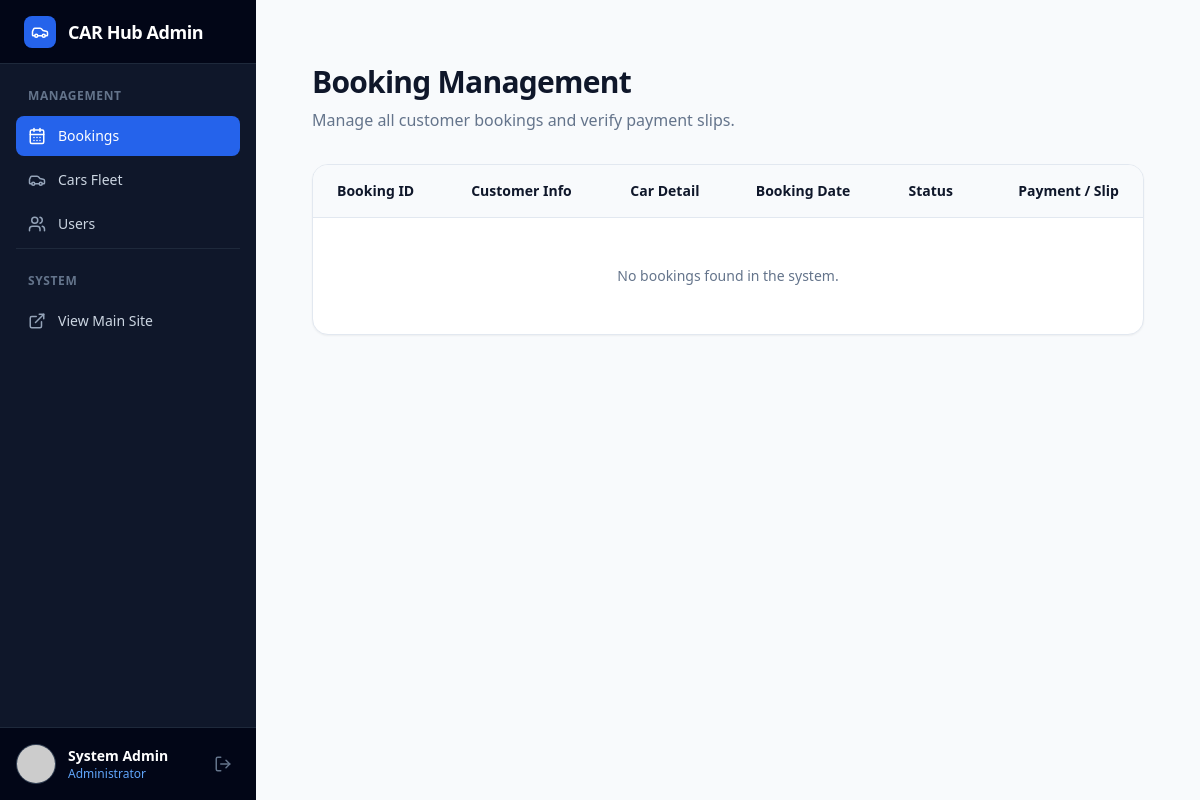
Page /admin/bookings (signed in) on the earlier database version.
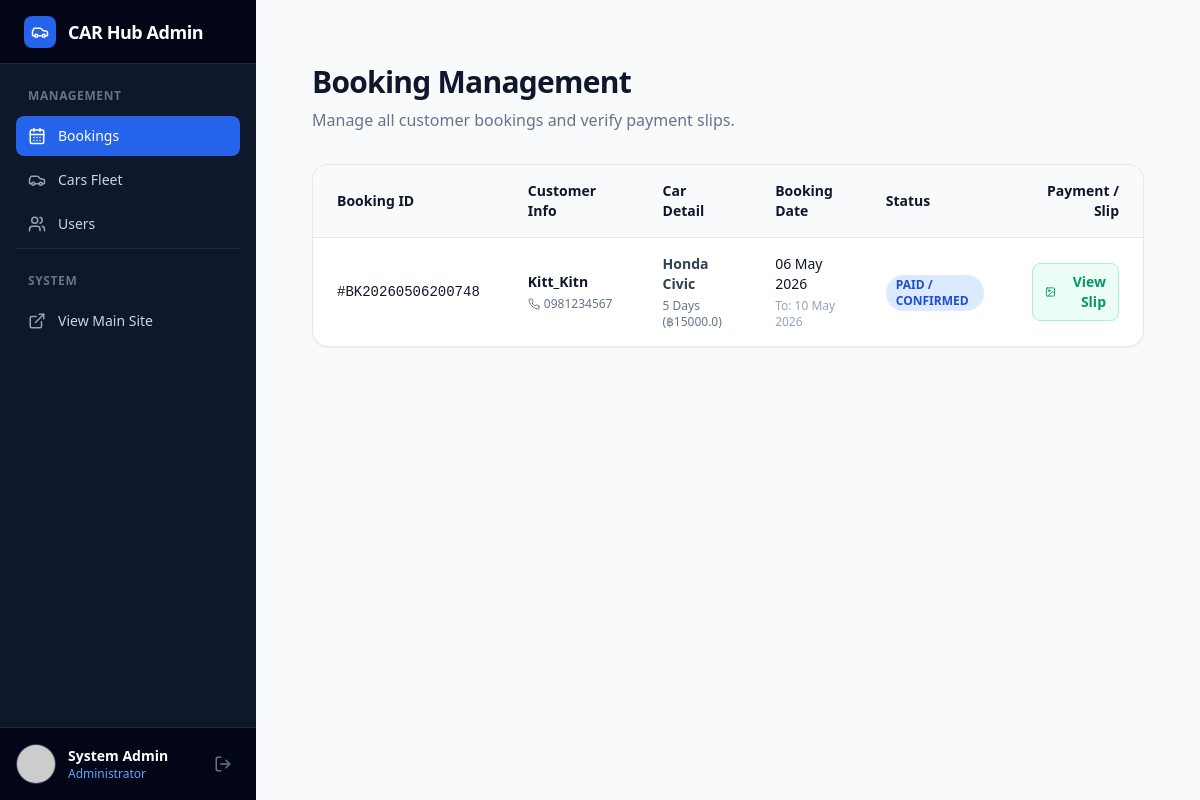
Same page on the later database version.
### models.py (models this page shows)
class Booking(Base):
    __tablename__ = "bookings"
    id = Column(Integer, primary_key=True, index=True)
    booking_no = Column(String(50), unique=True)
    booking_date = Column(DateTime, default=datetime.now)
    start_date = Column(DateTime, nullable=False)
    end_date = Column(DateTime, nullable=False)
    total_days = Column(Integer)
    amount_total = Column(Float)
    state = Column(String(50), default="pending")
    user_id = Column(Integer, ForeignKey("users.id"))
    product_id = Column(Integer, ForeignKey("products.id"))
    user = relationship("User", back_populates="bookings")
    product = relationship("Product", back_populates="bookings")
    payment = relationship("Payment", back_populates="booking", uselist=False)

class User(Base):
    __tablename__ = "users"
    id = Column(Integer, primary_key=True, index=True)
    fullname = Column(String(200), nullable=False)
    email = Column(String(100), unique=True, index=True)
    phone = Column(String(20), nullable=False)
    driver_license = Column(String(50), nullable=True)
    password = Column(String(255), nullable=False)
    bookings = relationship("Booking", back_populates="user")

class Product(Base):
    __tablename__ = "products"
    id = Column(Integer, primary_key=True, index=True)
    name = Column(String(200), nullable=False)
    license_plate = Column(String(20), unique=True)
    price_per_day = Column(Float, nullable=False)
    image = Column(String(255), nullable=True)
    status = Column(String(50), default="available")
    category_id = Column(Integer, ForeignKey("categories.id"))
    category = relationship("Category", back_populates="products")
    bookings = relationship("Booking", back_populates="product")

### main.py (the view)
@app.get("/admin/bookings", response_class=HTMLResponse)
def admin_booking_list(request: Request, db: Session = Depends(get_db)):
    user_session = request.session.get("user")
    if not user_session or not user_session.get("is_admin"):
        return RedirectResponse("/", status_code=303)
    bookings = db.query(Booking).order_by(Booking.booking_date.desc()).all()
    return templates.TemplateResponse(
        request,
        "admin/booking.html",
        {"request": request, "bookings": bookings}
    )

### templates/admin/booking.html (shortened to what the changed rows need)
{% extends "admin/master_admin.html" %}
{% block content %}
<div class="mx-auto max-w-7xl px-4 py-8 sm:px-6">
    <div class="mb-8 flex flex-col sm:flex-row sm:items-center sm:justify-between gap-4">
        <div>
            <h1 class="text-3xl font-bold tracking-tight text-slate-900">Booking Management</h1>
        </div>
    </div>
    <div class="overflow-hidden rounded-2xl border border-slate-200 bg-white shadow-sm">
        <div class="overflow-x-auto">
            <table class="w-full text-left text-sm text-slate-600">
                <thead class="bg-slate-50 text-slate-900 border-b border-slate-200">
                    <tr>
                        <th scope="col" class="px-6 py-4 font-semibold">Booking ID</th>
                        <th scope="col" class="px-6 py-4 font-semibold">Customer Info</th>
                        <th scope="col" class="px-6 py-4 font-semibold">Car Detail</th>
                        <th scope="col" class="px-6 py-4 font-semibold">Booking Date</th>
                        <th scope="col" class="px-6 py-4 font-semibold">Status</th>
                        <th scope="col" class="px-6 py-4 font-semibold text-right">Payment / Slip</th>
                    </tr>
                </thead>
                <tbody class="divide-y divide-slate-200">
                    {% for b in bookings %}
                    <tr class="hover:bg-slate-50 transition-colors">
                        <td class="px-6 py-4 font-mono font-medium text-slate-900">
                            #{{ b.booking_no }}
                        </td>
                        <td class="px-6 py-4">
                            <p class="font-bold text-slate-900">{{ b.user.fullname }}</p>
                            <p class="text-xs text-slate-500 mt-1 flex items-center gap-1">
                                {{ b.user.phone }}
                            </p>
                        </td>
                        <td class="px-6 py-4">
                            <p class="font-semibold text-slate-700">{{ b.product.name }}</p>
                            <p class="text-xs text-slate-500 mt-1">{{ b.total_days }} Days (฿{{ b.amount_total }})</p>
                        </td>
                        <td class="px-6 py-4">
                            <p class="text-slate-900">{{ b.start_date.strftime('%d %b %Y') }}</p>
                            <p class="text-xs text-slate-400 mt-1">To: {{ b.end_date.strftime('%d %b %Y') }}</p>
                        </td>
                        <td class="px-6 py-4">
                            {% if b.state == 'pending' %}
                                <span class="inline-flex rounded-full bg-amber-100 px-2.5 py-0.5 text-xs font-bold text-amber-700 uppercase">Pending</span>
                            {% elif b.state == 'confirmed' %}
                                <span class="inline-flex rounded-full bg-blue-100 px-2.5 py-0.5 text-xs font-bold text-blue-700 uppercase">Paid / Confirmed</span>
                            {% elif b.state == 'cancelled' %}
                                <span class="inline-flex rounded-full bg-red-100 px-2.5 py-0.5 text-xs font-bold text-red-700 uppercase">Cancelled</span>
                            {% else %}
                                <span class="inline-flex rounded-full bg-slate-100 px-2.5 py-0.5 text-xs font-bold text-slate-700 uppercase">{{ b.state }}</span>
                            {% endif %}
                        </td>
                        <td class="px-6 py-4 text-right">
                            {% if b.payment and b.payment.slip_image %}
                                <a href="/static/uploads/{{ b.payment.slip_image }}" target="_blank" class="inline-flex items-center justify-center rounded-lg bg-emerald-50 px-3 py-2 text-sm font-semibold text-emerald-600 transition hover:bg-emerald-100 border border-emerald-200">
                                    View Slip
                                </a>
                            {% else %}
                                <span class="text-xs italic text-slate-400">No Slip Uploaded</span>
                            {% endif %}
                        </td>
                    </tr>
                    {% endfor %}
                    {% if bookings|length == 0 %}
                    <tr>
                        <td colspan="6" class="px-6 py-12 text-center text-slate-500">
                            No bookings found in the system.
                        </td>
                    </tr>
                    {% endif %}
                </tbody>
            </table>
        </div>
    </div>
</div>
{% endblock %}

Differences in the rows shown:
added Booking: booking_no "BK20260506200748", user.fullname "Kitt_Kitn", user.phone "0981234567", product.name "Honda Civic", total_days "5", amount_total "15000.0", start_date "06 May 2026", end_date "10 May 2026", state "PAID / CONFIRMED"
Other differences:
text no longer shown: "No bookings found in the system."
